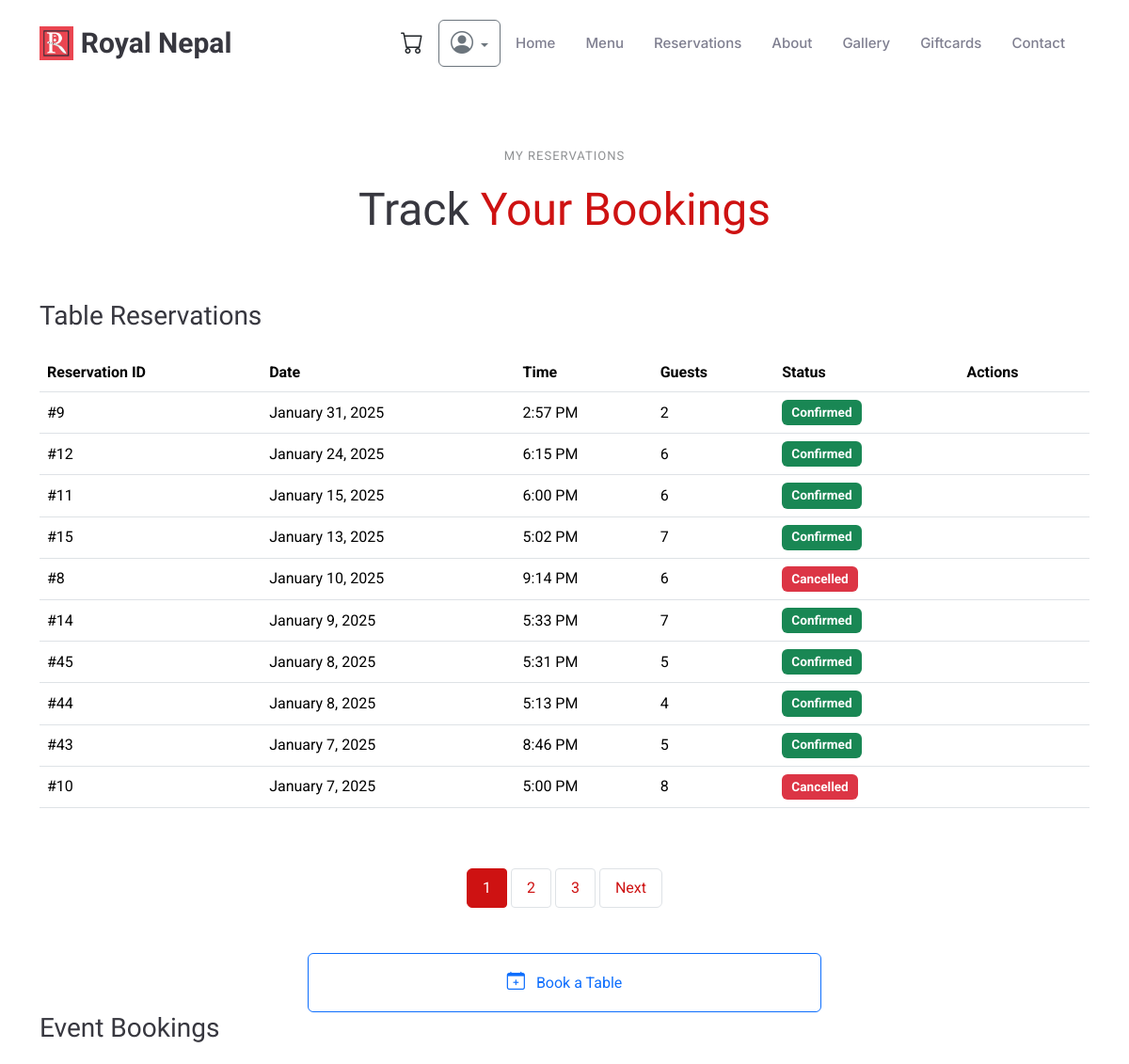
The app's page /reservations/my-reservations/ (signed in, upper part), older data.
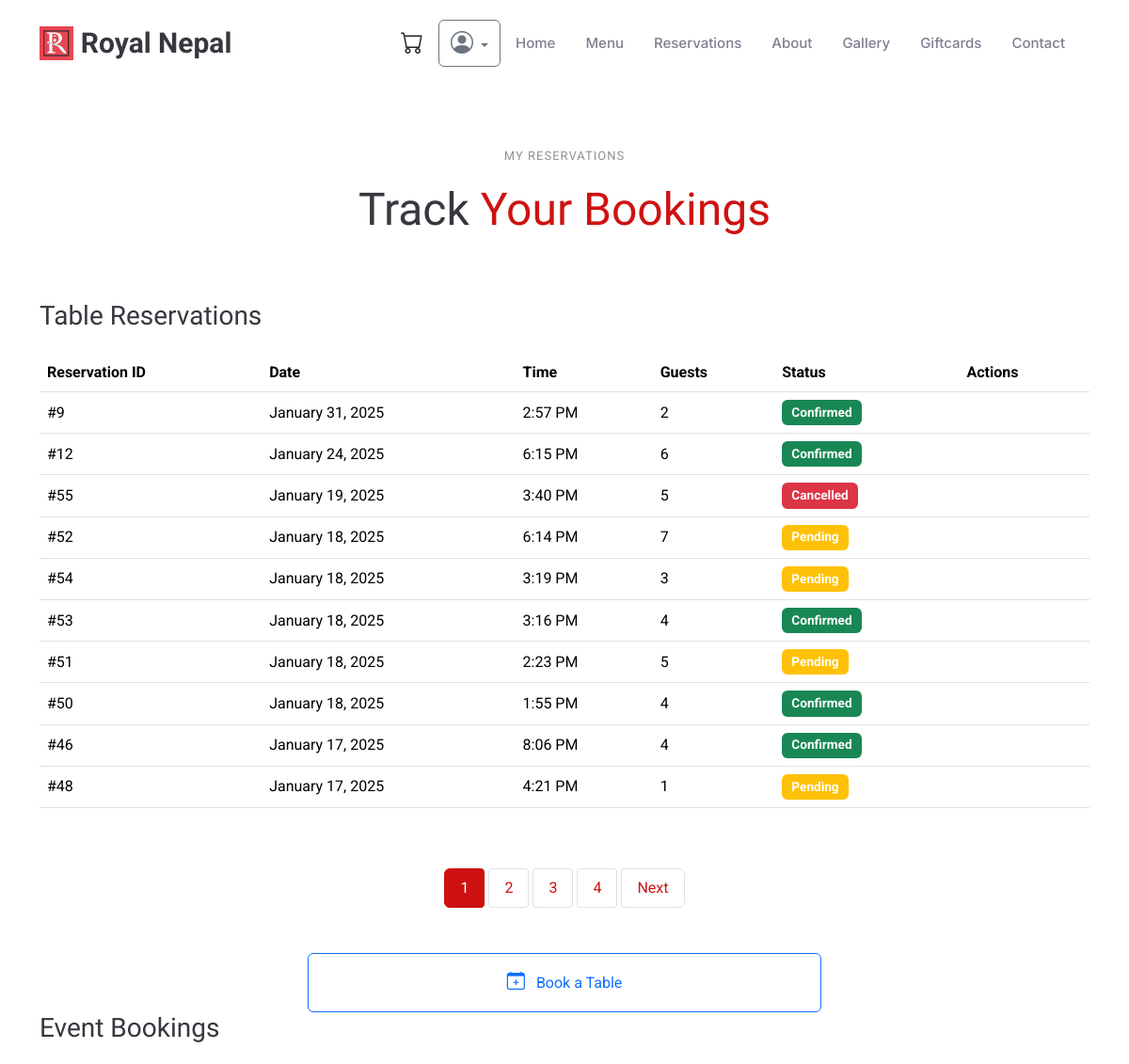
The same page, newer data.
### reservations/models.py (models this page shows, shortened)
class Reservation(models.Model):
    STATUS_CHOICES = [
        ('pending', 'Pending'),
        ('confirmed', 'Confirmed'),
        ('rejected', 'Rejected'),  # Added new status
        ('cancelled', 'Cancelled')
    ]
    ARRIVAL_STATUS_CHOICES = [
        ('not_arrived', 'Not yet Arrived'),
        ('seated', 'Seated'),
        ('no_show', 'No Show')
    ]
    user = models.ForeignKey(User, on_delete=models.CASCADE, related_name='reservations')
    name = models.CharField(max_length=100)
    email = models.EmailField()
    phone = models.CharField(max_length=20)
    date = models.DateField()
    time = models.TimeField()
    guests = models.PositiveIntegerField()
    special_request = models.TextField(blank=True)
    status = models.CharField(max_length=20, choices=STATUS_CHOICES, default='pending')
    arrival_status = models.CharField(
        max_length=20,
        choices=ARRIVAL_STATUS_CHOICES,
        default='not_arrived'
    )
    is_manual_entry = models.BooleanField(default=False)  # New field for staff-created reservations
    created_at = models.DateTimeField(auto_now_add=True)
    updated_at = models.DateTimeField(auto_now=True)
    class Meta:
        ordering = ['date', 'time']  # Changed to ascending order for dashboard display
    def can_modify(self):
        reservation_datetime = timezone.make_aware(
            timezone.datetime.combine(self.date, self.time)
        )
        return timezone.now() <= (reservation_datetime - timedelta(hours=3))

### reservations/views.py (the view)
# urls.py: path('my-reservations/', views.my_reservations, name='my_reservations'),
@login_required
def my_reservations(request):
    table_reservations_list = Reservation.objects.filter(user=request.user).order_by('-date', '-time')
    event_bookings_list = EventBooking.objects.filter(user=request.user).order_by('-date', '-time')
    table_paginator = Paginator(table_reservations_list, 10)
    table_page = request.GET.get('table_page')
    try:
        table_reservations = table_paginator.page(table_page)
    except PageNotAnInteger:
        table_reservations = table_paginator.page(1)
    except EmptyPage:
        table_reservations = table_paginator.page(table_paginator.num_pages)
    event_paginator = Paginator(event_bookings_list, 10)
    event_page = request.GET.get('event_page')
    try:
        event_bookings = event_paginator.page(event_page)
    except PageNotAnInteger:
        event_bookings = event_paginator.page(1)
    except EmptyPage:
        event_bookings = event_paginator.page(event_paginator.num_pages)
    table_page_param = f'table_page={table_reservations.number}' if table_reservations else ''
    event_page_param = f'event_page={event_bookings.number}' if event_bookings else ''
    return render(request, 'reservations/my_reservations.html', {
        'table_reservations': table_reservations,
        'event_bookings': event_bookings,
        'now': timezone.now(),
        'table_page_param': table_page_param,
        'event_page_param': event_page_param
})

### reservations/models.py (called while the page is built)
    def can_modify(self):
        event_datetime = timezone.make_aware(
            timezone.datetime.combine(self.date, self.time)
        )
        return timezone.now() <= (event_datetime - timedelta(hours=3))

### reservations/templates/reservations/my_reservations.html (shortened to what this page needs)
{% extends 'base.html' %}
{% load static %}
{% block content %}
<section class="my-reservations-section section">
    <div class="container">
        <div class="section-title" data-aos="fade-up">
            <h2>My Reservations</h2>
            <p><span>Track</span> <span class="description-title">Your Bookings</span></p>
        </div>
        <div class="table-reservations mb-5" data-aos="fade-up">
            <h3 class="mb-4">Table Reservations</h3>
            {% if table_reservations %}
                <div class="table-responsive">
                    <table class="table">
                        <thead>
                            <tr>
                                <th>Reservation ID</th>
                                <th>Date</th>
                                <th>Time</th>
                                <th>Guests</th>
                                <th>Status</th>
                                <th>Actions</th>
                            </tr>
                        </thead>
                        <tbody>
                            {% for reservation in table_reservations %}
                            <tr>
                                <td>#{{ reservation.id }}</td>
                                <td>{{ reservation.date|date:"F j, Y" }}</td>
                                <td>{{ reservation.time|time:"g:i A" }}</td>
                                <td>{{ reservation.guests }}</td>
                                <td>
                                    <span class="badge {% if reservation.status == 'confirmed' %}bg-success
                                               {% elif reservation.status == 'cancelled' %}bg-danger
                                               {% else %}bg-warning{% endif %}">
                                        {{ reservation.get_status_display }}
                                    </span>
                                </td>
                                <td>
                                </td>
                            </tr>
                            {% endfor %}
                        </tbody>
                    </table>
                </div>
            {% else %}
                <div class="text-center py-4">
                    <p>No table reservations found.</p>
                    <a href="{% url 'reservations:book_table' %}" class="btn btn-primary">Book a Table</a>
                </div>
            {% endif %}
        </div>
        {% include 'includes/pagination_style.html' with items=table_reservations page_param='table_page' extra_param=event_page_param %}
        <div class="booking-actions text-center mt-5">
            <div class="row justify-content-center">
                <div class="col-md-6">
                    <div class="d-grid gap-3">
                        <a href="{% url 'reservations:book_table' %}" class="btn btn-outline-primary">
                            <i class="bi bi-calendar-plus"></i> Book a Table
                        </a>
                    </div>
                </div>
            </div>
        </div>
        <div class="event-bookings" data-aos="fade-up">
            <h3 class="mb-4">Event Bookings</h3>
        </div>
    </div>
</section>
{% endblock %}

Row changes from the older to the newer data that the page shows:
no longer on this page (row edited): Reservation: id "11", date "January 15, 2025", time "6:00 PM", guests "6", status "Confirmed"
no longer on this page (row unchanged): Reservation: id "15", date "January 13, 2025", time "5:02 PM", guests "7", status "Confirmed"
no longer on this page (row unchanged): Reservation: id "8", date "January 10, 2025", time "9:14 PM", guests "6", status "Cancelled"
no longer on this page (row unchanged): Reservation: id "14", date "January 9, 2025", time "5:33 PM", guests "7", status "Confirmed"
no longer on this page (row unchanged): Reservation: id "45", date "January 8, 2025", time "5:31 PM", guests "5", status "Confirmed"
no longer on this page (row unchanged): Reservation: id "44", date "January 8, 2025", time "5:13 PM", guests "4", status "Confirmed"
no longer on this page (row unchanged): Reservation: id "43", date "January 7, 2025", time "8:46 PM", guests "5", status "Confirmed"
no longer on this page (row unchanged): Reservation: id "10", date "January 7, 2025", time "5:00 PM", guests "8", status "Cancelled"
added Reservation: id "55", date "January 19, 2025", time "3:40 PM", guests "5", status "Cancelled"
added Reservation: id "52", date "January 18, 2025", time "6:14 PM", guests "7", status "Pending"
added Reservation: id "54", date "January 18, 2025", time "3:19 PM", guests "3", status "Pending"
added Reservation: id "53", date "January 18, 2025", time "3:16 PM", guests "4", status "Confirmed"
added Reservation: id "51", date "January 18, 2025", time "2:23 PM", guests "5", status "Pending"
added Reservation: id "50", date "January 18, 2025", time "1:55 PM", guests "4", status "Confirmed"
added Reservation: id "46", date "January 17, 2025", time "8:06 PM", guests "4", status "Confirmed"
added Reservation: id "48", date "January 17, 2025", time "4:21 PM", guests "1", status "Pending"
Text that changed along with them:
new list line: "4"
